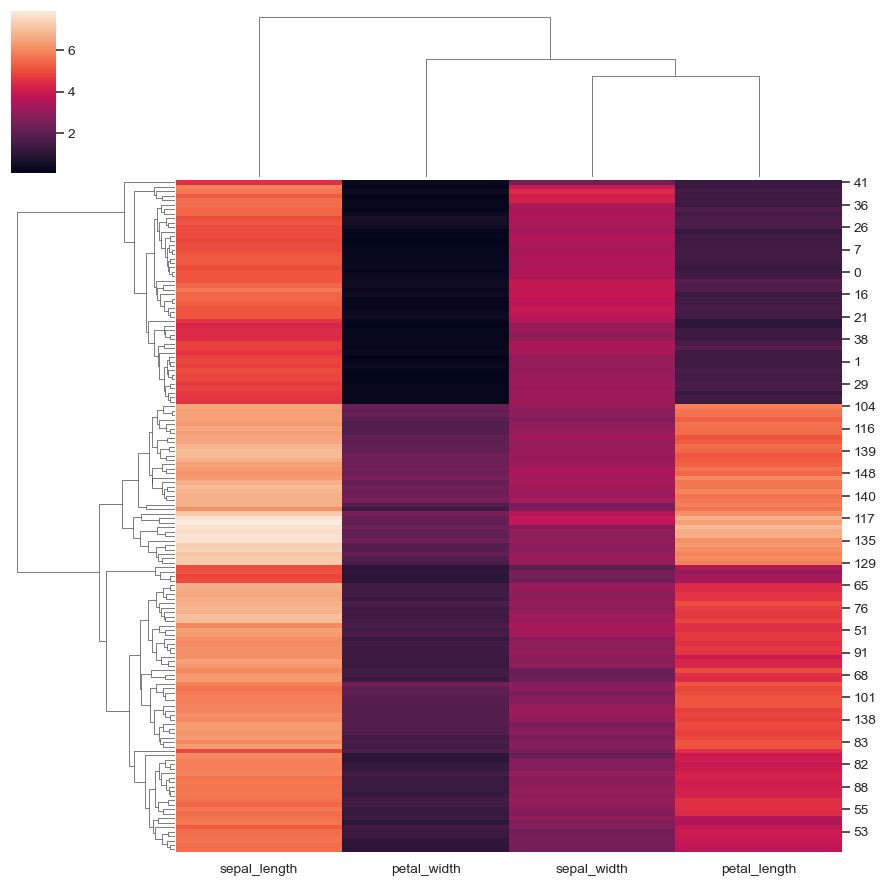

Reproduce this figure in Python.
import seaborn as sns; sns.set_theme(color_codes=True)
iris = sns.load_dataset("iris")
species = iris.pop("species")
g = sns.clustermap(iris)
